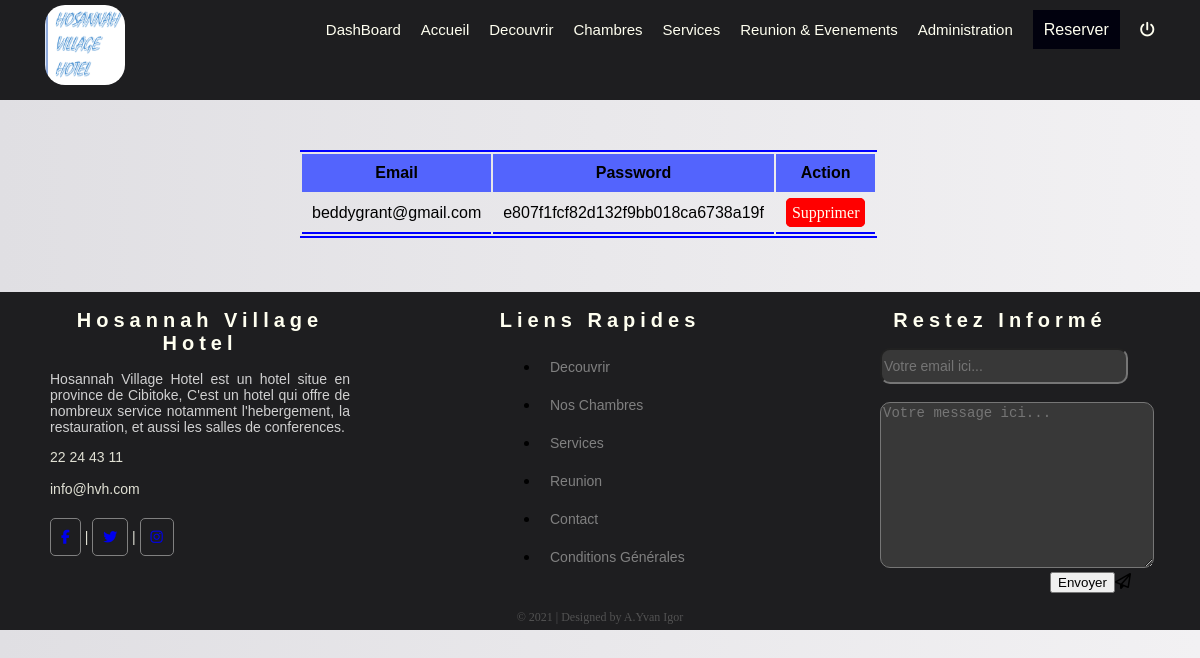
The app's page /admin/utilisateur.php with its own data.
### tables this page shows
CREATE TABLE IF NOT EXISTS `utilisateur` (
  `id_user` int(11) NOT NULL AUTO_INCREMENT,
  `email` varchar(250) NOT NULL,
  `password` varchar(250) NOT NULL,
  PRIMARY KEY (`id_user`)
);

### admin/utilisateur.php (the view, shortened to what this page needs)
<?php
include("database.php");
?>
<!DOCTYPE html>
<html lang="fr">
<head>
</head>
<body>
    <?php
    include("menu.php");
    $selection=$bdd->query("SELECT * FROM utilisateur ORDER BY id_user");
    ?>
<table>
                    <thead>
                        <tr>
                            <th>Email</th>
                            <th>Password</th>
                            <th>Action</th>
                        </tr>
                    </thead>
                    <?php
                    while($dataselection=$selection->fetch()){
                    ?>
                    <tbody>
                        <tr>
                            <td><?php echo $dataselection["email"];?></td>
                            <td><?php echo $dataselection["password"];?></td>
                <td><a class="lin"href="utilisateur.php?supp=<?php echo $dataselection["id_user"];?>">Supprimer</a></td>
                        </tr>
                    </tbody>
                    <?php
                    }
                    ?>
                </table>
                <br><br><br>
                <?php
                include("footer.php");
                ?>
</body>
</html>

### admin/css/menus.css (style rules this page uses)
body { padding:0; margin:0; }

### admin/utilisateur.php (style rules this page uses)
body { background:linear-gradient(90deg,#e0dfe3,#f2f1f3); }
table { border-top:2px solid blue; border-bottom:2px solid blue; border-left:0; border-right:0; margin-left:300px; margin-top:50px; }
table thead { background:rgb(83,100,253); }
table th { font-family:helvetica; padding:10px; }
table td { border-bottom:2px solid blue; border-collapse:collapse; font-family:helvetica; padding:10px; }
.lin { text-decoration:none; font-family:calibri; border:1px solid red; padding:5px; border-radius:5px; background:red; color:ivory; }

### records on screen
utilisateur: email "beddygrant@gmail.com", password "e807f1fcf82d132f9bb018ca6738a19f"
